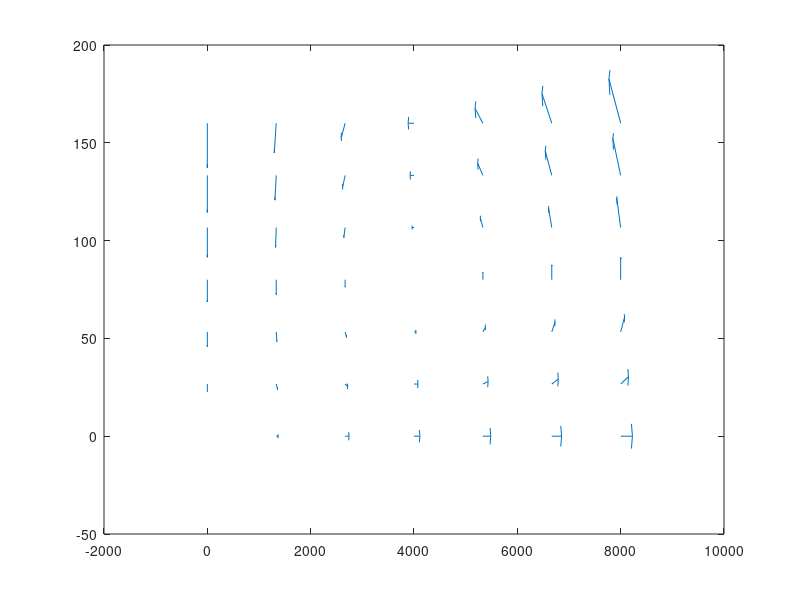

Write the MATLAB code that produced this figure.
function lv_velocity_field
alpha = 0.04;
beta = 0.2;
gamma = 5e-4;
epsilon = 0.1;

max_U = 8000;
max_V = 160;
N = 7;

range_U = linspace(0,max_U,N);
range_V = linspace(0,max_V,N);

%% Use the meshgrid function to generate two matrices (UU and VV) of U and V values
[uu,vv] = meshgrid(range_U,range_V);
vel_U = alpha .* uu - gamma .* uu .* vv; %% corresponding matrix of U velocites
vel_V = epsilon * gamma .* uu .* vv - beta .* vv; %% V velocites

h = quiver(range_U,range_V,vel_U,vel_V,0.2);
set (h, "maxheadsize", 0.05);

end
